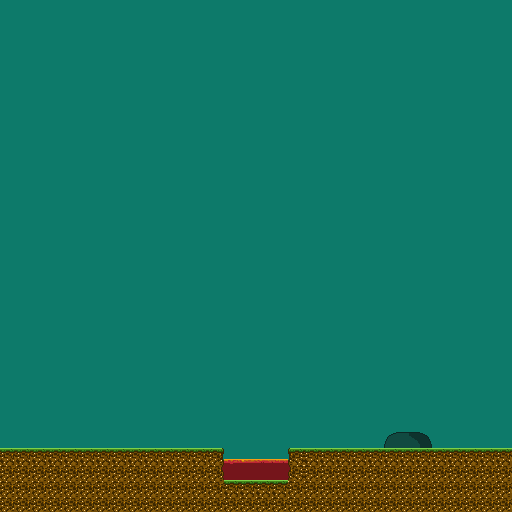

Tiled map render using the project's own tile images. Description and the map definition, with tile-layer contents summarised, below:
An orthogonal 32x32 tile map with 16x16 px tiles, 4 tile layers (background, background2, level, foreground).

<map version="1.0" orientation="orthogonal" renderorder="right-down" width="32" height="32" tilewidth="16" tileheight="16">
 <tileset firstgid="1" name="level_tiles" tilewidth="16" tileheight="16">
  <image source="../Resources/sprites/level_tiles.png" width="256" height="256" />
  <tile id="27">
   <properties>
    <property name="class" value="lava" />
   </properties>
  </tile>
 </tileset>
 <layer name="background" width="32" height="32">
  <data>[1024 cells, 1024 non-empty, 1 distinct tile ids]</data>
 </layer>
 <layer name="background2" width="32" height="32">
  <data>[1024 cells, 5 non-empty, 4 distinct tile ids]</data>
 </layer>
 <layer name="level" width="32" height="32">
  <properties>
   <property name="collidable" value="1" />
  </properties>
  <data>[1024 cells, 120 non-empty, 6 distinct tile ids]</data>
 </layer>
 <layer name="foreground" width="32" height="32">
  <data>[1024 cells, 8 non-empty, 5 distinct tile ids]</data>
 </layer>
</map>
